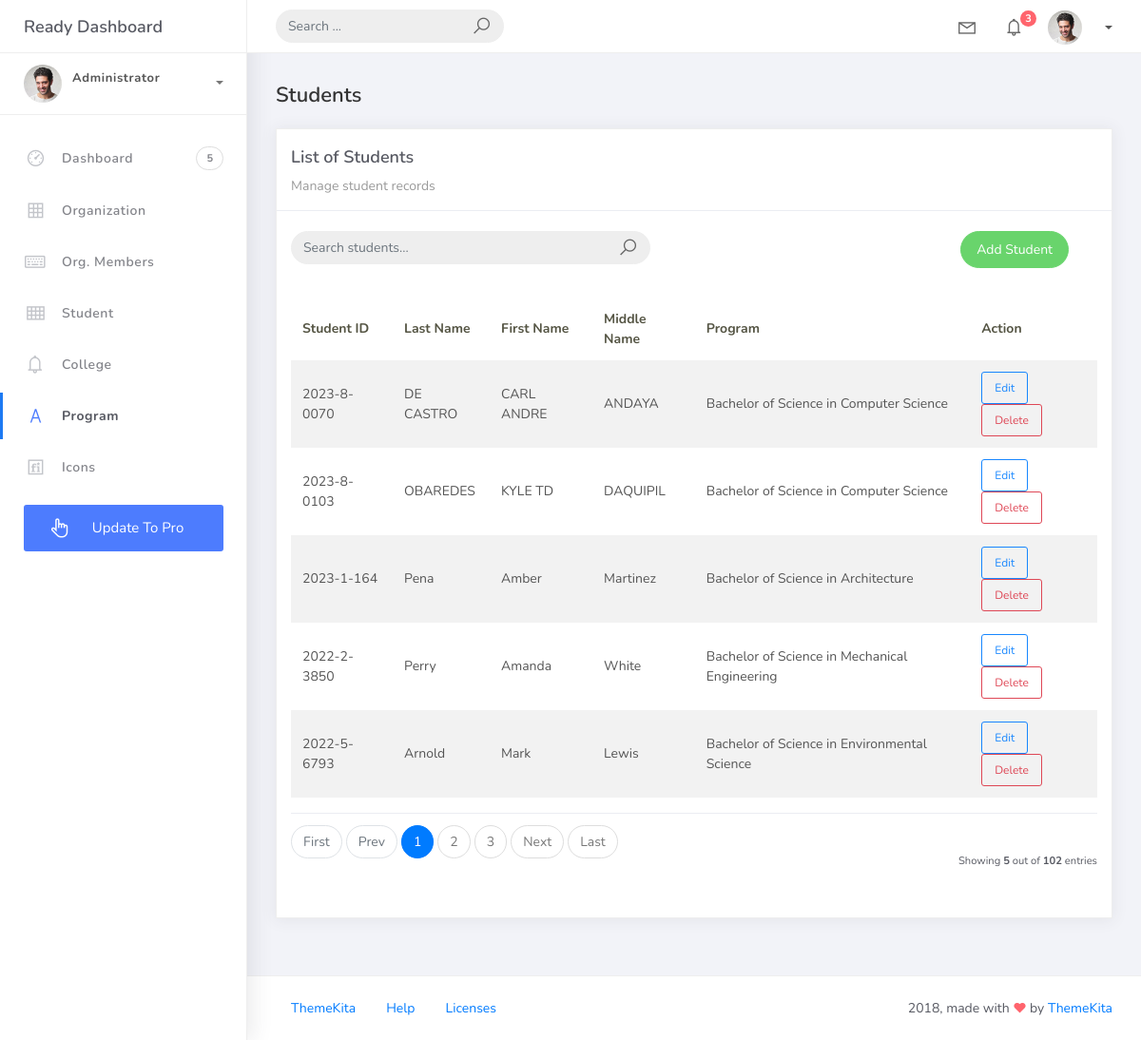
Screenshot of /student_list with the database file from the repository.
### studentorg/models.py (models this page shows, shortened)
class BaseModel(models.Model):
    created_at = models.DateTimeField(auto_now_add=True, db_index=True)
    updated_at = models.DateTimeField(auto_now=True)
    class Meta:
        abstract = True

class Student(BaseModel):
    student_id = models.CharField(max_length=15)
    lastname = models.CharField(max_length=25)
    firstname = models.CharField(max_length=25)
    middlename = models.CharField(max_length=25, blank=True, null=True)
    program = models.ForeignKey(Program, on_delete=models.CASCADE)

class Program(BaseModel):
    prog_name = models.CharField(max_length=150)
    college = models.ForeignKey(College, on_delete=models.CASCADE)
    def __str__(self):
        return self.prog_name

### studentorg/views.py (the view, shortened to what this page needs)
# urls.py: path('student_list', StudentList.as_view(), name='student-list'),
class StudentList(ListView):
    model = Student
    context_object_name = 'student'
    template_name = 'student_list.html'
    paginate_by = 5
    def get_queryset(self):
        qs = super().get_queryset()
        query = self.request.GET.get('q')
        return qs

### templates/student_list.html
{% extends 'base.html' %} {% load static %} {% block content %}
<div class="content">
    <div class="container-fluid">
        <h4 class="page-title">Students</h4>
        <div class="row">
            <div class="col-md-12">
                <div class="card">
                    <div class="card-header">
                        <div class="card-title">List of Students</div>
                        <div class="card-category">Manage student records</div>
                    </div>
                    <br />
                    <div class="col-md-12 row">
                        <div class="col-md-6">
                            <form class="navbar-left navbar-form nav-search mr-md-3" action="{% url 'student-list'%}">
                                <div class="input-group">
                                    <input type="text" placeholder="Search students..." class="form-control" name="q" />
                                    <div class="input-group-append">
                                        <span class="input-group-text">
                                            <i class="la la-search search-icon"></i>
                                        </span>
                                    </div>
                                </div>
                            </form>
                        </div>
                        <div class="col-md-6">
                            <div class="pull-right">
                                <a href="{% url 'student-add' %}" class="btn btn-success btn-rounded">Add Student</a>
                            </div>
                        </div>
                    </div>
                    <div class="card-body">
                        <table class="table table-striped mt-3">
                            <thead>
                                <tr>
                                    <th scope="col">Student ID</th>
                                    <th scope="col">Last Name</th>
                                    <th scope="col">First Name</th>
                                    <th scope="col">Middle Name</th>
                                    <th scope="col">Program</th>
                                    <th scope="col">Action</th>
                                </tr>
                            </thead>
                            <tbody>
                                {% for object in object_list %}
                                <tr>
                                    <td>{{ object.student_id }}</td>
                                    <td>{{ object.lastname }}</td>
                                    <td>{{ object.firstname }}</td>
                                    <td>{{ object.middlename }}</td>
                                    <td>{{ object.program }}</td>
                                    <td>
                                        <a href="{% url 'student-update' object.id %}" class="btn btn-sm btn-outline-primary">Edit</a>
                                        <a href="{% url 'student-delete' object.id %}" class="btn btn-sm btn-outline-danger">Delete</a>
                                    </td>
                                </tr>
                                {% empty %}
                                <tr>
                                    <td colspan="6" style="text-align: center">
                                        <p class="text-sm font-weight-bold mb-0">No students found</p>
                                    </td>
                                </tr>
                                {% endfor %}
                            </tbody>
                        </table>
                        {% include 'includes/pagination.html' %}
                    </div>
                </div>
                            </div>
        </div>
    </div>
</div>
{% endblock %}

### rows the page displays
Student: student_id "2023-8-0070", lastname "DE CASTRO", firstname "CARL ANDRE", middlename "ANDAYA", program "Bachelor of Science in Computer Science"
Student: student_id "2023-8-0103", lastname "OBAREDES", firstname "KYLE TD", middlename "DAQUIPIL", program "Bachelor of Science in Computer Science"
Student: student_id "2023-1-164", lastname "Pena", firstname "Amber", middlename "Martinez", program "Bachelor of Science in Architecture"
Student: student_id "2022-2-3850", lastname "Perry", firstname "Amanda", middlename "White", program "Bachelor of Science in Mechanical Engineering"
Student: student_id "2022-5-6793", lastname "Arnold", firstname "Mark", middlename "Lewis", program "Bachelor of Science in Environmental Science"

### other values shown
{{ page_num }} "1"
{{ page_num }} "2" "3"
{{ object_list.count }} "5"
{{ paginator.count }} "102"
